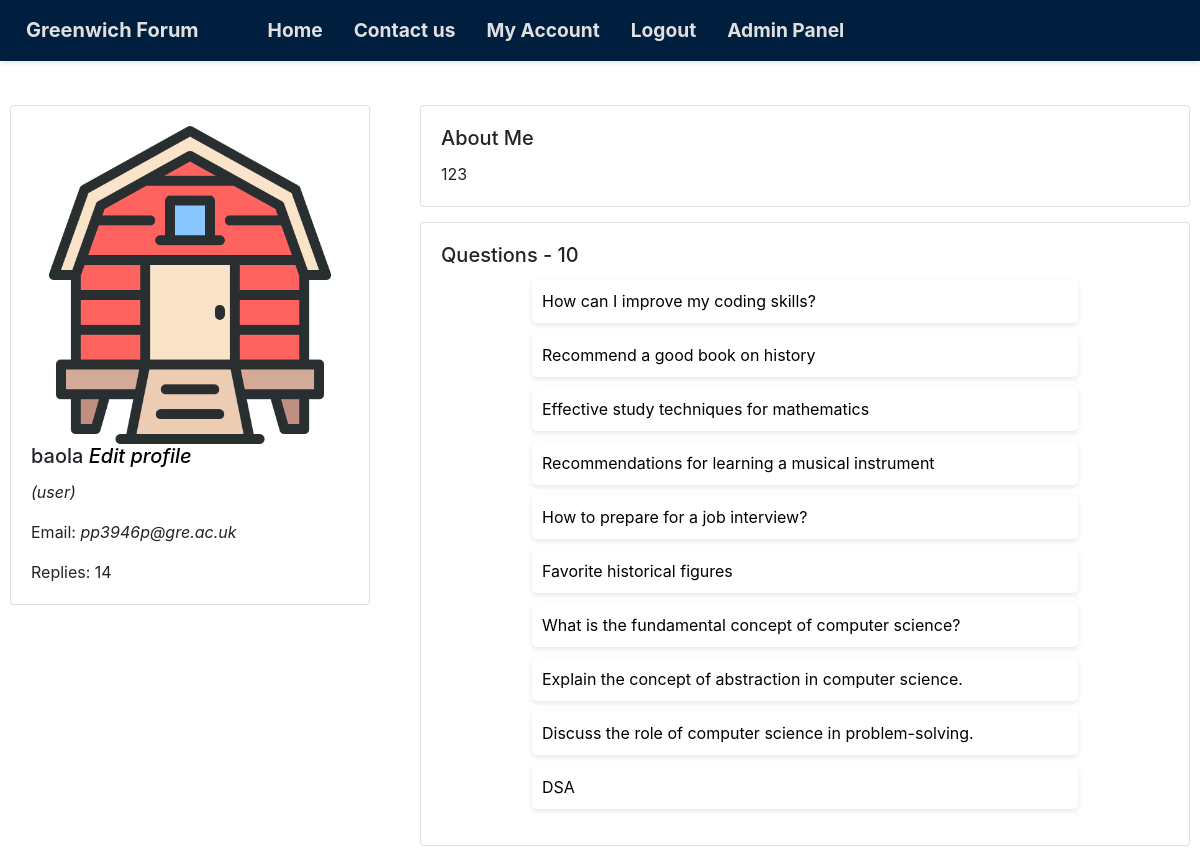
The app's page /user/profile.php?user_id=2 (signed in) with its own data.
### tables this page shows
CREATE TABLE `users` (
  `user_id` int(11) NOT NULL,
  `username` varchar(255) NOT NULL,
  `about` text DEFAULT NULL,
  `email` varchar(255) NOT NULL,
  `password` varchar(255) NOT NULL,
  `profile_picture` varchar(255) DEFAULT NULL,
  `role` enum('admin','user') NOT NULL
);

CREATE TABLE `questions` (
  `question_id` int(11) NOT NULL,
  `title` varchar(255) DEFAULT NULL,
  `content` text DEFAULT NULL,
  `user_id` int(11) DEFAULT NULL,
  `module_id` int(11) DEFAULT NULL,
  `timestamp` timestamp NOT NULL DEFAULT current_timestamp() ON UPDATE current_timestamp(),
  `image_url` text DEFAULT NULL
);

### modules/module_functions.php (called while the page is built, shortened)
<?php
require dirname(__DIR__) . "../auth/functions.php";
include(dirname(__DIR__) . "/templates/header.php");

### questions/question_functions.php (called while the page is built, shortened)
<?php
require dirname(__DIR__) . '/modules/module_functions.php';
function fetchQuestionByUserId($db, $user_id)
{
    try {
        $question_query = "SELECT * FROM questions WHERE user_id = :user_id";
        $stmt = $db->prepare($question_query);
        $stmt->bindParam(':user_id', $user_id);
        $stmt->execute();
        if ($stmt->rowCount() > 0) {
            return $stmt->fetchAll(PDO::FETCH_ASSOC);
        } else {
            return false;
        }
    } catch (PDOException $e) {
        echo "Error: " . $e->getMessage();
        return false;
    }
}
function countQuestionsByUserId($db, $user_id)
{
    try {
        $query = "SELECT COUNT(*) FROM questions WHERE user_id = :user_id";
        $stmt = $db->prepare($query);
        $stmt->bindParam(':user_id', $user_id);
        $stmt->execute();
        return $stmt->fetchColumn();
    } catch (PDOException $e) {
        echo "Error: " . $e->getMessage();
        return false;
    }
}

### auth/functions.php (called while the page is built, shortened)
<?php
try {
    $db = new PDO('mysql:host=localhost;dbname=forum_db', 'root', '');
    $db->setAttribute(PDO::ATTR_ERRMODE, PDO::ERRMODE_EXCEPTION);
} catch (PDOException $e) {
    die("Error: " . $e->getMessage());
}
function getUserById($id)
{
    global $db;
    $query = "SELECT * FROM users WHERE user_id = :id";
    $stmt = $db->prepare($query);
    $stmt->bindParam(':id', $id, PDO::PARAM_INT);
    $stmt->execute();
    $user = $stmt->fetch(PDO::FETCH_ASSOC);
    return $user;
}
function isAdmin()
{
    if (isset($_SESSION['user']) && $_SESSION['user']['role'] == 'admin') {
        return true;
    } else {
        return false;
    }
}

### user/profile.php (the view, shortened to what this page needs)
<?php
require dirname(__DIR__) . "../questions/question_functions.php";
$user_id = $_GET['user_id'];
$user = getUserById($user_id);
$questions = fetchQuestionByUserId($db, $user_id);
?>
<!DOCTYPE html>
<html lang="en">
<head>
</head>
<body>
    <div class="row">
        <div class="col-md-4" style="margin-top: 90px;">
            <div class="card">
                <div class="card-body">
                    <img src="<?php echo $user['profile_picture']; ?>" class="card-img-top" alt="Profile Image">
                    <h5 class="card-title">
                        <?php echo $user['username'];
                        if (($_SESSION['user']['user_id'] == $user_id) || isAdmin())
                            {echo "<em><a href=\"edit_profile.php?user_id=" . $user['user_id'] . "\">  Edit profile</a></em>";}
                        ?>
                    </h5>
                    <p class="card-text">
                        <em>(<?php echo $user['role']; ?>)</em>
                    </p>
                    <p class="card-text">
                        Email: <em><?php echo $user['email']; ?></em>
                    </p>
                    <p class="card-text">
                        Replies: <?php
                        $stmt = $db->prepare("SELECT COUNT(*) FROM replies WHERE user_id = ?");
                        $stmt->execute([$user_id]);
                        echo $stmt->fetchColumn();
                         ?>
                    </p>
                </div>
            </div>
        </div>
        <div class="col-md-8" style="margin-top: 90px;">
            <div class="card">
                <div class="card-body">
                    <h5 class="card-title">About Me</h5>
                    <p class="card-text">
                        <?php echo $user['about']; ?>
                    </p>
                </div>
            </div>
            <div class="card">
                <div class="card-body">
                    <h5 class="card-title">Questions - <?php echo countQuestionsByUserId($db, $user_id);?></h5>
                    <div class="list">
                        <ul>
                            <?php
                            if ($questions)
                                foreach ($questions as $question): ?>
                            <a
                                href="../questions/read_question.php?question_id=<?php echo $question["question_id"]; ?>">
                                <li>
                                    <?php echo $question["title"]; ?>
                                </li>
                            </a>
                            <?php endforeach; ?>
                        </ul>
                    </div>
                </div>
            </div>
        </div>
    </div>
</body>
</html>
</body>
</html>

### templates/header.php (shortened to what this page needs)
<?php
$APPURL = "http://localhost:80/forum";
?>
<!DOCTYPE html>
<html>
<head>
    <link rel="stylesheet" href="https://stackpath.bootstrapcdn.com/bootstrap/4.3.1/css/bootstrap.min.css">
    <link rel="stylesheet" type="text/css" href="<?php echo $APPURL; ?>/css/style.css">
</head>
<body>
    <header class="header fixed-top">
        <nav class="navbar navbar-expand-lg">
            <a class="navbar-brand" href="<?php echo $APPURL; ?>/index.php">Greenwich Forum</a>
            <div class="navbar-collapse" id="navbarNav">
                <ul class="navbar-nav ml-auto">
                    <li class="nav-item">
                        <a class="nav-link" href="<?php echo $APPURL; ?>/index.php">Home</a>
                    </li>
                    <li class="nav-item">
                        <a class="nav-link" href="<?php echo $APPURL; ?>/emails/create_email.php">Contact us</a>
                    </li>
                    <li class="nav-item">
                        <a class="nav-link"
                            href="<?php echo $APPURL; ?>/user/profile.php?user_id=<?php echo $_SESSION['user']['user_id'] ?>">My Account</a>
                    </li>
                    <li class="nav-item">
                        <a class="nav-link" href="<?php echo $APPURL; ?>/index.php?logout='1">Logout</a>
                    </li>
                    <?php
                    if ($_SESSION['user']['role'] == 'admin') {
                        echo "<li class=\"nav-item\">
                        <a class=\"nav-link\" href=\"$APPURL/admin/home.php\">Admin Panel</a>";
                    }
                    ?>
                </ul>
            </div>
        </nav>
    </header>
</body>
</html>

### css/style.css (style rules this page uses)
header { position: sticky; }
.list li { background-color: #fff; margin: 10px auto; width: 75%; align-items: center; padding: 10px; border-radius: 5px; box-shadow: 0 2px 5px rgba(0, 0, 0, 0.1); list-style-type: none; border: #a09999 solid 1px; }
li a { color: #000; text-decoration: none; }
.nav-item { padding-left: 15px; }
a { color: #000; text-decoration: none; }
.list li { width: 75%; border: none; }
.list ul { padding-inline-start: 0; }
.card { margin: 15px 10px; }
img { width: 100%; }
header { display: flex; justify-content: space-between; background-color: #001F3F; box-shadow: 0 2px 5px rgba(0, 0, 0, 0.1); color: #e0e0e0; }
nav { display: flex; gap: 20px; }
nav a { color: #e0e0e0; text-decoration: none; font-size: 1.2rem; font-weight: bold; padding: 10px; border-radius: 5px; transition: background-color 0.2s ease-in-out; }

### records on screen
users: profile_picture (placeholder picture), username "baola", role "user", email "pp3946p@gre.ac.uk", about "123"
questions: title "How can I improve my coding skills?"
questions: title "Recommend a good book on history"
questions: title "Effective study techniques for mathematics"
questions: title "Recommendations for learning a musical instrument"
questions: title "How to prepare for a job interview?"
questions: title "Favorite historical figures"
questions: title "What is the fundamental concept of computer science?"
questions: title "Explain the concept of abstraction in computer science."
questions: title "Discuss the role of computer science in problem-solving."
questions: title "DSA"

### other values on screen
$stmt->fetchColumn() "14"
countQuestionsByUserId($db, $user_id) "10"
